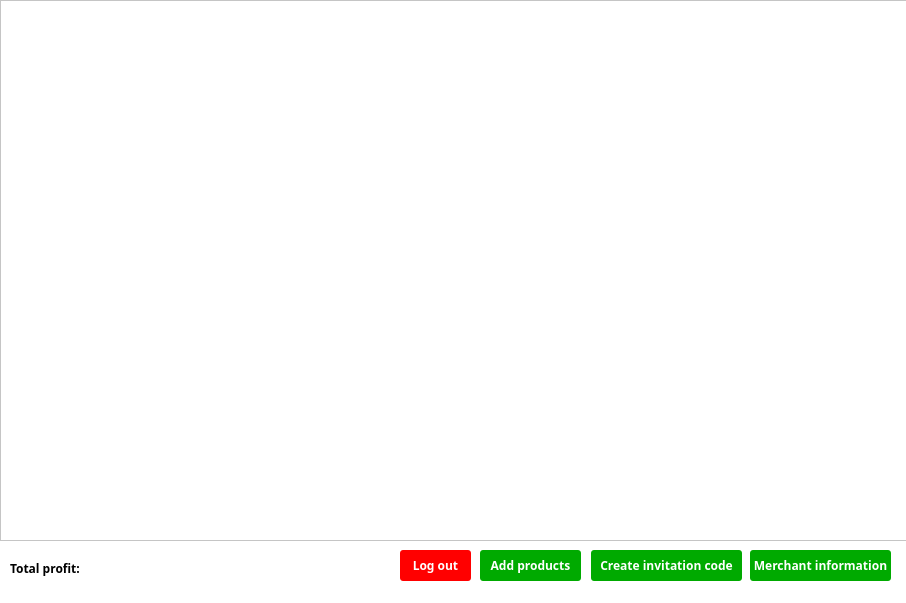
<?xml version="1.0" encoding="UTF-8"?>
<ui version="4.0">
 <class>MainWindow</class>
 <widget class="QMainWindow" name="MainWindow">
  <property name="geometry">
   <rect>
    <x>0</x>
    <y>0</y>
    <width>906</width>
    <height>603</height>
   </rect>
  </property>
  <property name="minimumSize">
   <size>
    <width>906</width>
    <height>603</height>
   </size>
  </property>
  <property name="maximumSize">
   <size>
    <width>906</width>
    <height>603</height>
   </size>
  </property>
  <property name="windowTitle">
   <string>MainWindow</string>
  </property>
  <property name="styleSheet">
   <string notr="true">background-color: white;</string>
  </property>
  <widget class="QWidget" name="centralwidget">
   <widget class="QTableView" name="tableView">
    <property name="geometry">
     <rect>
      <x>0</x>
      <y>0</y>
      <width>911</width>
      <height>541</height>
     </rect>
    </property>
    <property name="minimumSize">
     <size>
      <width>0</width>
      <height>0</height>
     </size>
    </property>
    <property name="maximumSize">
     <size>
      <width>999</width>
      <height>999</height>
     </size>
    </property>
   </widget>
   <widget class="QPushButton" name="pushButton_3">
    <property name="geometry">
     <rect>
      <x>400</x>
      <y>550</y>
      <width>71</width>
      <height>31</height>
     </rect>
    </property>
    <property name="font">
     <font>
      <family>微软雅黑</family>
      <weight>75</weight>
      <bold>true</bold>
     </font>
    </property>
    <property name="styleSheet">
     <string notr="true">QPushButton { background-color:rgb(255, 0, 0); color:rgb(255, 255, 255); border-radius: 3px; }</string>
    </property>
    <property name="text">
     <string>Log out</string>
    </property>
   </widget>
   <widget class="QPushButton" name="pushButton_2">
    <property name="geometry">
     <rect>
      <x>750</x>
      <y>550</y>
      <width>141</width>
      <height>31</height>
     </rect>
    </property>
    <property name="font">
     <font>
      <family>微软雅黑</family>
      <weight>75</weight>
      <bold>true</bold>
     </font>
    </property>
    <property name="styleSheet">
     <string notr="true">QPushButton { background-color:rgb(0, 170, 0); color:rgb(255, 255, 255); border-radius: 3px; }</string>
    </property>
    <property name="text">
     <string>Merchant information</string>
    </property>
   </widget>
   <widget class="QPushButton" name="pushButton_4">
    <property name="geometry">
     <rect>
      <x>591</x>
      <y>550</y>
      <width>151</width>
      <height>31</height>
     </rect>
    </property>
    <property name="font">
     <font>
      <family>微软雅黑</family>
      <weight>75</weight>
      <bold>true</bold>
     </font>
    </property>
    <property name="styleSheet">
     <string notr="true">QPushButton { background-color:rgb(0, 170, 0); color:rgb(255, 255, 255); border-radius: 3px; }</string>
    </property>
    <property name="text">
     <string>Create invitation code</string>
    </property>
   </widget>
   <widget class="QPushButton" name="pushButton_5">
    <property name="geometry">
     <rect>
      <x>480</x>
      <y>550</y>
      <width>101</width>
      <height>31</height>
     </rect>
    </property>
    <property name="font">
     <font>
      <family>微软雅黑</family>
      <weight>75</weight>
      <bold>true</bold>
     </font>
    </property>
    <property name="styleSheet">
     <string notr="true">QPushButton { background-color:rgb(0, 170, 0); color:rgb(255, 255, 255); border-radius: 3px; }</string>
    </property>
    <property name="text">
     <string>Add products</string>
    </property>
   </widget>
   <widget class="QLabel" name="label">
    <property name="geometry">
     <rect>
      <x>10</x>
      <y>560</y>
      <width>151</width>
      <height>16</height>
     </rect>
    </property>
    <property name="font">
     <font>
      <family>微软雅黑</family>
      <weight>75</weight>
      <bold>true</bold>
     </font>
    </property>
    <property name="text">
     <string>Total profit:</string>
    </property>
   </widget>
  </widget>
  <widget class="QStatusBar" name="statusbar"/>
 </widget>
 <resources/>
 <connections/>
</ui>
